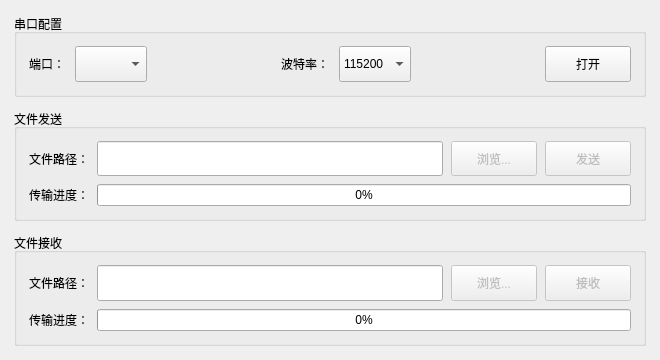
<?xml version="1.0" encoding="UTF-8"?>
<ui version="4.0">
 <class>Widget</class>
 <widget class="QWidget" name="Widget">
  <property name="geometry">
   <rect>
    <x>0</x>
    <y>0</y>
    <width>660</width>
    <height>360</height>
   </rect>
  </property>
  <property name="minimumSize">
   <size>
    <width>620</width>
    <height>330</height>
   </size>
  </property>
  <property name="windowTitle">
   <string>WhYModem</string>
  </property>
  <property name="styleSheet">
   <string notr="true">QPushButton, QComboBox, QLineEdit {
    min-height: 30px;
}

QPushButton {
    min-width: 78px;
}

QProgressBar {
    min-height: 22px;
}</string>
  </property>
  <layout class="QVBoxLayout" name="verticalLayout_3">
   <property name="spacing">
    <number>12</number>
   </property>
   <property name="leftMargin">
    <number>14</number>
   </property>
   <property name="topMargin">
    <number>14</number>
   </property>
   <property name="rightMargin">
    <number>14</number>
   </property>
   <property name="bottomMargin">
    <number>14</number>
   </property>
   <item>
    <widget class="QGroupBox" name="groupBox">
     <property name="title">
      <string>串口配置</string>
     </property>
     <layout class="QHBoxLayout" name="horizontalLayout">
      <property name="spacing">
       <number>10</number>
      </property>
      <property name="leftMargin">
       <number>12</number>
      </property>
      <property name="topMargin">
       <number>12</number>
      </property>
      <property name="rightMargin">
       <number>12</number>
      </property>
      <property name="bottomMargin">
       <number>12</number>
      </property>
      <item>
       <widget class="QLabel" name="label">
        <property name="text">
         <string>端口：</string>
        </property>
       </widget>
      </item>
      <item>
       <widget class="QComboBox" name="comPort">
        <property name="maxVisibleItems">
         <number>12</number>
        </property>
       </widget>
      </item>
      <item>
       <spacer name="horizontalSpacer">
        <property name="orientation">
         <enum>Qt::Horizontal</enum>
        </property>
        <property name="sizeHint" stdset="0">
         <size>
          <width>40</width>
          <height>20</height>
         </size>
        </property>
       </spacer>
      </item>
      <item>
       <widget class="QLabel" name="label_2">
        <property name="text">
         <string>波特率：</string>
        </property>
       </widget>
      </item>
      <item>
       <widget class="QComboBox" name="comBaudRate">
        <property name="currentText">
         <string>115200</string>
        </property>
        <property name="currentIndex">
         <number>3</number>
        </property>
        <property name="maxVisibleItems">
         <number>12</number>
        </property>
        <item>
         <property name="text">
          <string>921600</string>
         </property>
        </item>
        <item>
         <property name="text">
          <string>460800</string>
         </property>
        </item>
        <item>
         <property name="text">
          <string>230400</string>
         </property>
        </item>
        <item>
         <property name="text">
          <string>115200</string>
         </property>
        </item>
        <item>
         <property name="text">
          <string>57600</string>
         </property>
        </item>
        <item>
         <property name="text">
          <string>38400</string>
         </property>
        </item>
        <item>
         <property name="text">
          <string>19200</string>
         </property>
        </item>
        <item>
         <property name="text">
          <string>9600</string>
         </property>
        </item>
        <item>
         <property name="text">
          <string>4800</string>
         </property>
        </item>
        <item>
         <property name="text">
          <string>2400</string>
         </property>
        </item>
        <item>
         <property name="text">
          <string>1200</string>
         </property>
        </item>
       </widget>
      </item>
      <item>
       <spacer name="horizontalSpacer_2">
        <property name="orientation">
         <enum>Qt::Horizontal</enum>
        </property>
        <property name="sizeHint" stdset="0">
         <size>
          <width>40</width>
          <height>20</height>
         </size>
        </property>
       </spacer>
      </item>
      <item>
       <widget class="QPushButton" name="comButton">
        <property name="text">
         <string>打开</string>
        </property>
       </widget>
      </item>
     </layout>
    </widget>
   </item>
   <item>
    <widget class="QGroupBox" name="groupBox_2">
     <property name="title">
      <string>文件发送</string>
     </property>
     <layout class="QVBoxLayout" name="verticalLayout">
      <property name="spacing">
       <number>8</number>
      </property>
      <property name="leftMargin">
       <number>12</number>
      </property>
      <property name="topMargin">
       <number>12</number>
      </property>
      <property name="rightMargin">
       <number>12</number>
      </property>
      <property name="bottomMargin">
       <number>12</number>
      </property>
      <item>
       <layout class="QHBoxLayout" name="horizontalLayout_2">
        <property name="spacing">
         <number>8</number>
        </property>
        <item>
         <widget class="QLabel" name="label_3">
          <property name="text">
           <string>文件路径：</string>
          </property>
         </widget>
        </item>
        <item>
         <widget class="QLineEdit" name="transmitPath">
          <property name="readOnly">
           <bool>true</bool>
          </property>
         </widget>
        </item>
        <item>
         <widget class="QPushButton" name="transmitBrowse">
          <property name="enabled">
           <bool>false</bool>
          </property>
          <property name="text">
           <string>浏览...</string>
          </property>
         </widget>
        </item>
        <item>
         <widget class="QPushButton" name="transmitButton">
          <property name="enabled">
           <bool>false</bool>
          </property>
          <property name="text">
           <string>发送</string>
          </property>
         </widget>
        </item>
       </layout>
      </item>
      <item>
       <layout class="QHBoxLayout" name="horizontalLayout_3">
        <property name="spacing">
         <number>8</number>
        </property>
        <item>
         <widget class="QLabel" name="label_5">
          <property name="text">
           <string>传输进度：</string>
          </property>
         </widget>
        </item>
        <item>
         <widget class="QProgressBar" name="transmitProgress">
          <property name="value">
           <number>0</number>
          </property>
         </widget>
        </item>
       </layout>
      </item>
     </layout>
    </widget>
   </item>
   <item>
    <widget class="QGroupBox" name="groupBox_3">
     <property name="title">
      <string>文件接收</string>
     </property>
     <layout class="QVBoxLayout" name="verticalLayout_2">
      <property name="spacing">
       <number>8</number>
      </property>
      <property name="leftMargin">
       <number>12</number>
      </property>
      <property name="topMargin">
       <number>12</number>
      </property>
      <property name="rightMargin">
       <number>12</number>
      </property>
      <property name="bottomMargin">
       <number>12</number>
      </property>
      <item>
       <layout class="QHBoxLayout" name="horizontalLayout_4">
        <property name="spacing">
         <number>8</number>
        </property>
        <item>
         <widget class="QLabel" name="label_4">
          <property name="text">
           <string>文件路径：</string>
          </property>
         </widget>
        </item>
        <item>
         <widget class="QLineEdit" name="receivePath">
          <property name="readOnly">
           <bool>true</bool>
          </property>
         </widget>
        </item>
        <item>
         <widget class="QPushButton" name="receiveBrowse">
          <property name="enabled">
           <bool>false</bool>
          </property>
          <property name="text">
           <string>浏览...</string>
          </property>
         </widget>
        </item>
        <item>
         <widget class="QPushButton" name="receiveButton">
          <property name="enabled">
           <bool>false</bool>
          </property>
          <property name="text">
           <string>接收</string>
          </property>
         </widget>
        </item>
       </layout>
      </item>
      <item>
       <layout class="QHBoxLayout" name="horizontalLayout_5">
        <property name="spacing">
         <number>8</number>
        </property>
        <item>
         <widget class="QLabel" name="label_6">
          <property name="text">
           <string>传输进度：</string>
          </property>
         </widget>
        </item>
        <item>
         <widget class="QProgressBar" name="receiveProgress">
          <property name="value">
           <number>0</number>
          </property>
         </widget>
        </item>
       </layout>
      </item>
     </layout>
    </widget>
   </item>
  </layout>
 </widget>
 <layoutdefault spacing="6" margin="11"/>
 <resources/>
 <connections/>
</ui>
